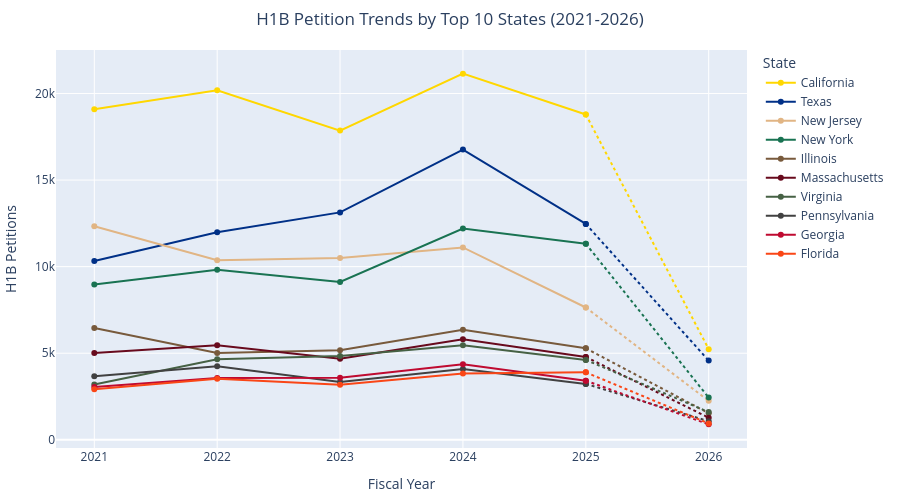

The notebook cell this image was saved under:
### Code cell
year_state = H1b_comp.groupby(
    ["Fiscal Year", "Petitioner State"]
)["NewEmpAppr_int"].sum().reset_index(name = "New Visa Approvals")

year_state_top10 = year_state[year_state["Petitioner State"].isin(state_newapprovals_top10.index.tolist())]

year_state_top10["State Name"] = year_state_top10["Petitioner State"].map(State_map)

fig6 = go.Figure()
for state in state_newapprovals_top10.index.tolist():
    state_data = year_state_top10[year_state_top10["Petitioner State"] == state]
    
    solid_data = state_data[state_data["Fiscal Year"] <= 2025]
    fig6.add_trace(go.Scatter(
        x=solid_data["Fiscal Year"],
        y=solid_data["New Visa Approvals"],
        mode="lines+markers",
        name=State_map[state],
        line=dict(color=trendcolor_map[state], dash="solid"),
        hovertemplate="<b>" + State_map[state] + "</b><br>Year: %{x}<br>Approvals: %{y:,}<extra></extra>"
    ))
    
    # Dotted line 2025-2026
    dotted_data = state_data[state_data["Fiscal Year"] >= 2025]
    fig6.add_trace(go.Scatter(
        x=dotted_data["Fiscal Year"],
        y=dotted_data["New Visa Approvals"],
        mode="lines+markers",
        name=State_map[state],
        line=dict(color=trendcolor_map[state], dash="dot"),
        showlegend=False,
        hovertemplate="<b>" + State_map[state] + "</b><br>Year: %{x}<br>Approvals: %{y:,} (incomplete)<extra></extra>"
    ))


fig6.update_layout(
    title=dict(
        text = "H1B Petition Trends by Top 10 States (2021-2026)",
        x = 0.5,
        xanchor = "center"),
    xaxis_title = "Fiscal Year",
    yaxis_title = "H1B Petitions",
    height = 500,
    margin={"r": 20, "t": 50, "l": 10, "b": 50},
    legend_title="State"
)

fig6.update_traces(
    line = dict(dash="dot"),
    selector=dict(name="2025")
)

fig6.show()

#source - https://claude.ai/chat/50981cae-65c2-43af-84f6-fcadafb66e60

### Figure 1 — Plotly figure (JSON) as saved in the notebook; plotly's stock layout.template omitted (floating-point values rounded to 4 significant figures)
{"data": [{"hovertemplate": "<b>California</b><br>Year: %{x}<br>Approvals: %{y:,}<extra></extra>", "line": {"color": "#FFD700", "dash": "solid"}, "mode": "lines+markers", "name": "California", "type": "scatter", "x": [2021, 2022, 2023, 2024, 2025], "y": [19090.0, 20190.0, 17860.0, 21150.0, 18790.0]}, {"hovertemplate": "<b>California</b><br>Year: %{x}<br>Approvals: %{y:,} (incomplete)<extra></extra>", "line": {"color": "#FFD700", "dash": "dot"}, "mode": "lines+markers", "name": "California", "showlegend": false, "type": "scatter", "x": [2025, 2026], "y": [18790.0, 5235.0]}, {"hovertemplate": "<b>Texas</b><br>Year: %{x}<br>Approvals: %{y:,}<extra></extra>", "line": {"color": "#003087", "dash": "solid"}, "mode": "lines+markers", "name": "Texas", "type": "scatter", "x": [2021, 2022, 2023, 2024, 2025], "y": [10330.0, 11990.0, 13130.0, 16760.0, 12460.0]}, {"hovertemplate": "<b>Texas</b><br>Year: %{x}<br>Approvals: %{y:,} (incomplete)<extra></extra>", "line": {"color": "#003087", "dash": "dot"}, "mode": "lines+markers", "name": "Texas", "showlegend": false, "type": "scatter", "x": [2025, 2026], "y": [12460.0, 4572.0]}, {"hovertemplate": "<b>New Jersey</b><br>Year: %{x}<br>Approvals: %{y:,}<extra></extra>", "line": {"color": "#E1B584", "dash": "solid"}, "mode": "lines+markers", "name": "New Jersey", "type": "scatter", "x": [2021, 2022, 2023, 2024, 2025], "y": [12330.0, 10370.0, 10500.0, 11110.0, 7639.0]}, {"hovertemplate": "<b>New Jersey</b><br>Year: %{x}<br>Approvals: %{y:,} (incomplete)<extra></extra>", "line": {"color": "#E1B584", "dash": "dot"}, "mode": "lines+markers", "name": "New Jersey", "showlegend": false, "type": "scatter", "x": [2025, 2026], "y": [7639.0, 2248.0]}, {"hovertemplate": "<b>New York</b><br>Year: %{x}<br>Approvals: %{y:,}<extra></extra>", "line": {"color": "#197352", "dash": "solid"}, "mode": "lines+markers", "name": "New York", "type": "scatter", "x": [2021, 2022, 2023, 2024, 2025], "y": [8969.0, 9822.0, 9115.0, 12200.0, 11320.0]}, {"hovertemplate": "<b>New York</b><br>Year: %{x}<br>Approvals: %{y:,} (incomplete)<extra></extra>", "line": {"color": "#197352", "dash": "dot"}, "mode": "lines+markers", "name": "New York", "showlegend": false, "type": "scatter", "x": [2025, 2026], "y": [11320.0, 2435.0]}, {"hovertemplate": "<b>Illinois</b><br>Year: %{x}<br>Approvals: %{y:,}<extra></extra>", "line": {"color": "#785A3C", "dash": "solid"}, "mode": "lines+markers", "name": "Illinois", "type": "scatter", "x": [2021, 2022, 2023, 2024, 2025], "y": [6452.0, 5008.0, 5170.0, 6353.0, 5284.0]}, {"hovertemplate": "<b>Illinois</b><br>Year: %{x}<br>Approvals: %{y:,} (incomplete)<extra></extra>", "line": {"color": "#785A3C", "dash": "dot"}, "mode": "lines+markers", "name": "Illinois", "showlegend": false, "type": "scatter", "x": [2025, 2026], "y": [5284.0, 1537.0]}, {"hovertemplate": "<b>Massachusetts</b><br>Year: %{x}<br>Approvals: %{y:,}<extra></extra>", "line": {"color": "#680A1D", "dash": "solid"}, "mode": "lines+markers", "name": "Massachusetts", "type": "scatter", "x": [2021, 2022, 2023, 2024, 2025], "y": [5013.0, 5456.0, 4686.0, 5801.0, 4784.0]}, {"hovertemplate": "<b>Massachusetts</b><br>Year: %{x}<br>Approvals: %{y:,} (incomplete)<extra></extra>", "line": {"color": "#680A1D", "dash": "dot"}, "mode": "lines+markers", "name": "Massachusetts", "showlegend": false, "type": "scatter", "x": [2025, 2026], "y": [4784.0, 1275.0]}, {"hovertemplate": "<b>Virginia</b><br>Year: %{x}<br>Approvals: %{y:,}<extra></extra>", "line": {"color": "#466144", "dash": "solid"}, "mode": "lines+markers", "name": "Virginia", "type": "scatter", "x": [2021, 2022, 2023, 2024, 2025], "y": [3192.0, 4656.0, 4845.0, 5457.0, 4614.0]}, {"hovertemplate": "<b>Virginia</b><br>Year: %{x}<br>Approvals: %{y:,} (incomplete)<extra></extra>", "line": {"color": "#466144", "dash": "dot"}, "mode": "lines+markers", "name": "Virginia", "showlegend": false, "type": "scatter", "x": [2025, 2026], "y": [4614.0, 1599.0]}, {"hovertemplate": "<b>Pennsylvania</b><br>Year: %{x}<br>Approvals: %{y:,}<extra></extra>", "line": {"color": "#414141", "dash": "solid"}, "mode": "lines+markers", "name": "Pennsylvania", "type": "scatter", "x": [2021, 2022, 2023, 2024, 2025], "y": [3674.0, 4252.0, 3344.0, 4091.0, 3226.0]}, {"hovertemplate": "<b>Pennsylvania</b><br>Year: %{x}<br>Approvals: %{y:,} (incomplete)<extra></extra>", "line": {"color": "#414141", "dash": "dot"}, "mode": "lines+markers", "name": "Pennsylvania", "showlegend": false, "type": "scatter", "x": [2025, 2026], "y": [3226.0, 1069.0]}, {"hovertemplate": "<b>Georgia</b><br>Year: %{x}<br>Approvals: %{y:,}<extra></extra>", "line": {"color": "#BF0A30", "dash": "solid"}, "mode": "lines+markers", "name": "Georgia", "type": "scatter", "x": [2021, 2022, 2023, 2024, 2025], "y": [3043.0, 3575.0, 3578.0, 4355.0, 3406.0]}, {"hovertemplate": "<b>Georgia</b><br>Year: %{x}<br>Approvals: %{y:,} (incomplete)<extra></extra>", "line": {"color": "#BF0A30", "dash": "dot"}, "mode": "lines+markers", "name": "Georgia", "showlegend": false, "type": "scatter", "x": [2025, 2026], "y": [3406.0, 891.0]}, {"hovertemplate": "<b>Florida</b><br>Year: %{x}<br>Approvals: %{y:,}<extra></extra>", "line": {"color": "#FA4616", "dash": "solid"}, "mode": "lines+markers", "name": "Florida", "type": "scatter", "x": [2021, 2022, 2023, 2024, 2025], "y": [2924.0, 3524.0, 3179.0, 3826.0, 3894.0]}, {"hovertemplate": "<b>Florida</b><br>Year: %{x}<br>Approvals: %{y:,} (incomplete)<extra></extra>", "line": {"color": "#FA4616", "dash": "dot"}, "mode": "lines+markers", "name": "Florida", "showlegend": false, "type": "scatter", "x": [2025, 2026], "y": [3894.0, 943.0]}], "layout": {"height": 500, "legend": {"title": {"text": "State"}}, "margin": {"b": 50, "l": 10, "r": 20, "t": 50}, "title": {"text": "H1B Petition Trends by Top 10 States (2021-2026)", "x": 0.5, "xanchor": "center"}, "xaxis": {"title": {"text": "Fiscal Year"}}, "yaxis": {"title": {"text": "H1B Petitions"}}}}
